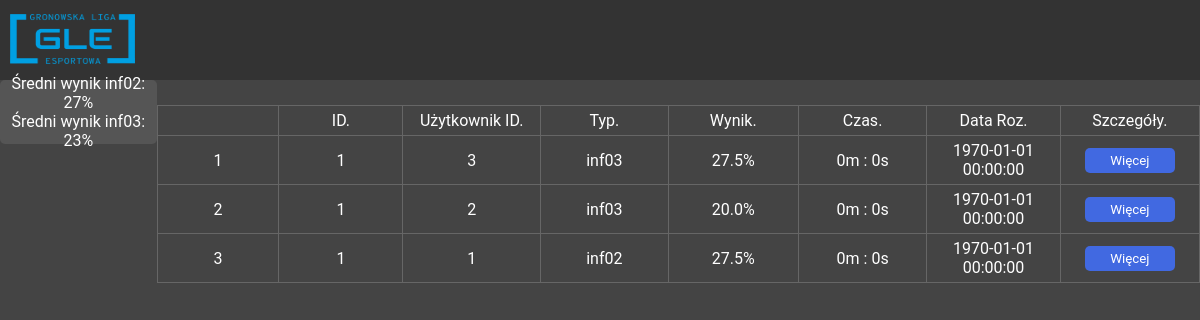
The app's page /users-page.php?userID=1 with its own data.
### tables this page shows
CREATE TABLE `egzaminy` (
  `id` int(11) NOT NULL,
  `userID` int(11) DEFAULT NULL,
  `egzamin_data` varchar(50) DEFAULT NULL,
  `egzamin_typ` varchar(50) DEFAULT NULL,
  `wynik` varchar(50) DEFAULT NULL
);

### users-page.php (the view, shortened to what this page needs)
<?php
    include_once('php/connection-users.php');
    $id = $_GET['userID'];
    $i = 1;
    $inf02 = [];
    $inf03 = [];
    $sql = "SELECT * FROM egzaminy WHERE userID = :id ORDER BY id DESC";
    $request = $pdo->prepare($sql);
    $request->bindParam(':id',  $id);
    $request->execute();
    $response = $request->fetchAll(PDO::FETCH_ASSOC);
    function computeTime($dataStart, $dataEnd){
        $timeGap = $dataEnd - $dataStart;
        $minuty = floor($timeGap / 60000);
        $sekundy = floor(($timeGap % 60000) / 1000);
        echo $minuty."m ".": ".$sekundy."s";
    }
    function computeDate($date){
        $timestamp_in_seconds = $date / 1000;
        $formatted_date = date('Y-m-d H:i:s', $timestamp_in_seconds);
        $formatted_time = $formatted_date;
        echo "$formatted_time";
    }
?>
<!DOCTYPE html>
<html lang="en">
<head>
    <link rel="stylesheet" href="./css/header.css">
    <link rel="stylesheet" href="./css/user-data.css">
</head>
<body>
    <header class="header">
        <div class="logo">
            <a href="main.php"><img src="./img/logo.png" alt="logo" width="125px" height="50px"></a>
        </div>
    </header>
    <div class="center">
        <section class="user-ezam-list">
            <table>
                <th>
                    <td>ID.</td>
                    <td>Użytkownik ID.</td>
                    <td>Typ.</td>
                    <td>Wynik.</td>
                    <td>Czas.</td>
                    <td>Data Roz.</td>
                    <td>Szczegóły.</td>
                </th>
                <?php foreach($response as $row) { ?>
                        <tr>
                            <td>
                                <?= $i ?>
                            </td>
                            <td class="user-id">
                                <?= $row['userID'] ?>
                            </td>
                            <td class="exam-id">
                                <?= $row['id'] ?>
                            </td>
                            <td>
                                <?= $row['egzamin_typ']; ?>
                            </td>
                            <td>
                                <?= $row['wynik']."%"; ?>
                            </td>
                            <td>
                                <?php computeTime($row['dataStart'],$row['egzamin_data']) ?>
                            </td>
                            <td>
                            </td>
                            <td>
                                <button type="submit" class="btn">Więcej</button>
                            </td>
                        </tr>
                    <?php
                        if($row['egzamin_typ'] == 'inf02'){
                            array_push($inf02, $row['wynik']);
                        }else{
                            array_push($inf03, $row['wynik']);
                        }
                    ?>
                    <?php $i++; ?>
                <?php } ?>
            </table>
        </section>
        <div class="exam-results">
            <span class="result">
                Średni wynik inf02:
                <?php
                    $wynik = 0;
                    if(count($inf02) > 0){
                        foreach($inf02 as $ar){
                            $wynik += $ar;
                        }
                        echo floor($wynik/count($inf02))."%";
                    }else{
                        echo "0%";
                    }
                ?>
            </span>
            <span class="result">
                Średni wynik inf03:
                <?php
                    $wynik = 0;
                    if(count($inf03) > 0){
                        foreach($inf03 as $ar){
                            $wynik += $ar;
                        }
                        echo floor($wynik/count($inf03))."%";
                    }else{
                        echo "0%";
                    }
                ?>
            </span>
        </div>
    </div>
</body>
</html>

### css/header.css (style rules this page uses)
* { margin: 0; padding: 0; box-sizing: border-box; font-family: 'Roboto', sans-serif; }
body { overflow-x: hidden; }
a { color: white; text-decoration: none; }
.header { width: 100vw; height: 10vh; display: flex; justify-content: space-between; align-items: center; color: white; background-color: #333; padding: 0px 10px; }
@media only screen and (max-width: 1200px) { .header { justify-content: left; gap: 25vw; font-size: 0.7rem; } }

### css/user-data.css (style rules this page uses)
body { background-color: #444; }
.user-ezam-list { width: 100vw; height: 90vh; display: flex; justify-content: left; align-items: center; flex-direction: column; padding-top: 25px; color: white; background-color: #444; overflow-y: scroll; }
.center { display: flex; flex-direction: row-reverse; }
table, td { border: 1px solid #666; border-collapse: collapse; color: white; }
td { width: 150px; padding: 5px; text-align: center; }
.btn { padding: 5px 25px; background-color: royalblue; color: white; border: none; outline: none; border-radius: 5px; cursor: pointer; }
.exam-results { width: 15vw; height: 8vh; color: white; display: flex; justify-content: center; align-content: center; flex-direction: column; text-align: center; background-color: #555; border-radius: 5px; }

### records on screen
egzaminy: userID "1", id "3", egzamin_typ "inf03", wynik "27.5", egzamin_data "0"
egzaminy: userID "1", id "2", egzamin_typ "inf03", wynik "20.0", egzamin_data "0"
egzaminy: userID "1", id "1", egzamin_typ "inf02", wynik "27.5", egzamin_data "0"

### other values on screen
floor($wynik/count($inf02)) "27"
floor($wynik/count($inf03)) "23"
